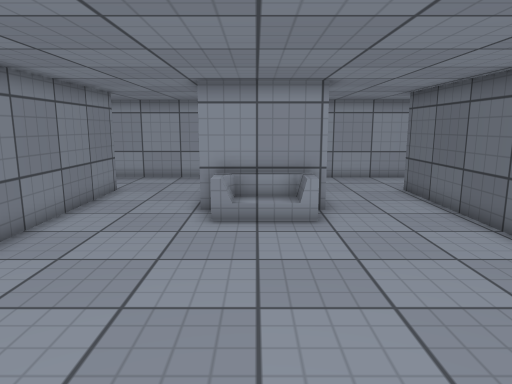
[1] (above)

16 first-person views from a walk through a scene from a Unity 3-D project. The camera is 1.3 m above the floor, tilts 10° down and sees 70° across. The floor is counted in squares, 0.5 m on a side. Each view is taken from the middle of a square. On the plan, view 1 faces up. The plan holds only what a view shows up to about 20 squares ahead; the rest is blank. The place goes on beyond the plan. The player character is not drawn. Surface patterns are stand-ins for the level's own textures.

[2]
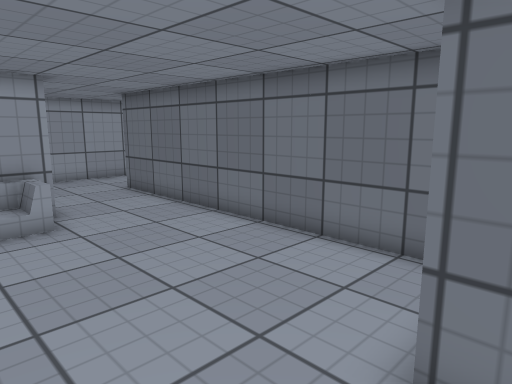

[3]
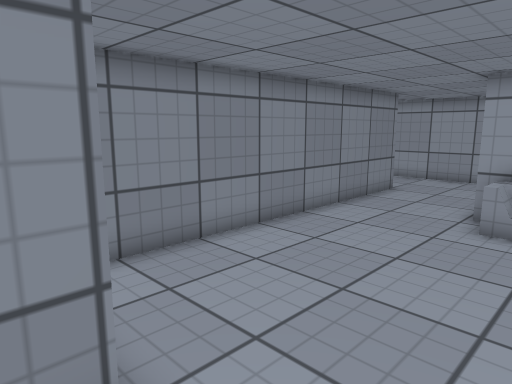

[4]
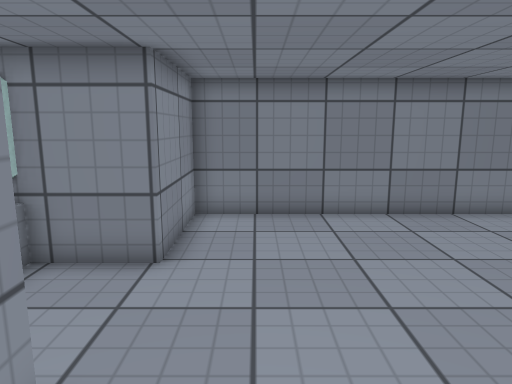

[5]
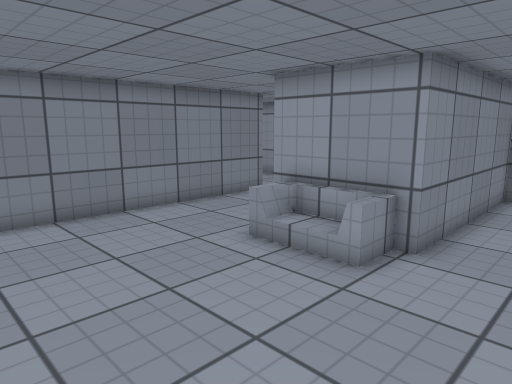

[6]
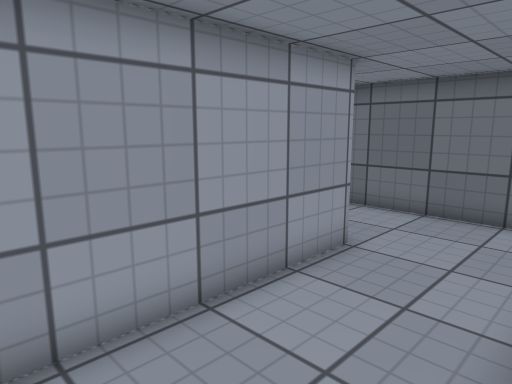

[7]
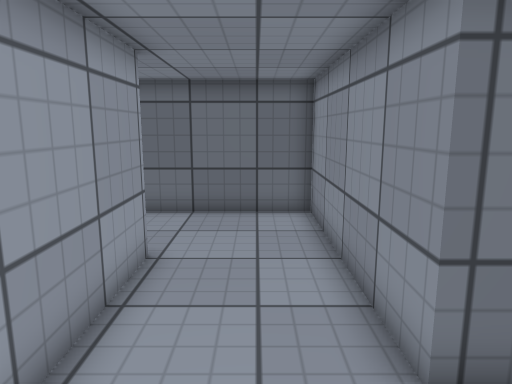

[8]
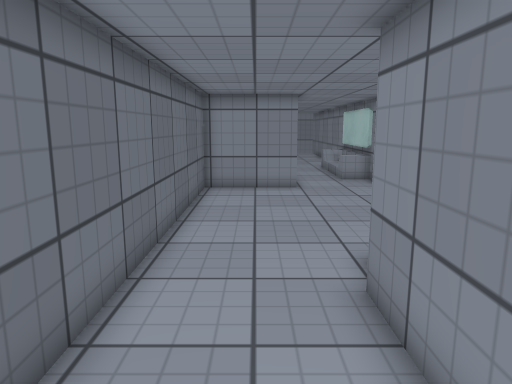

[9]
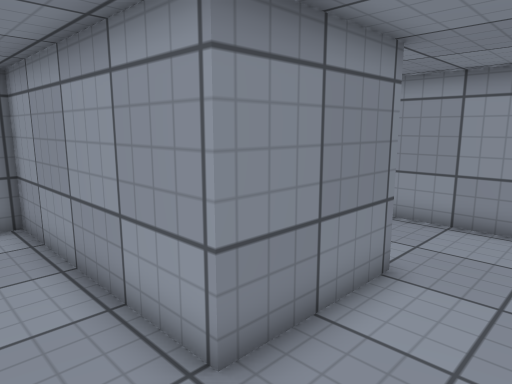

[10]
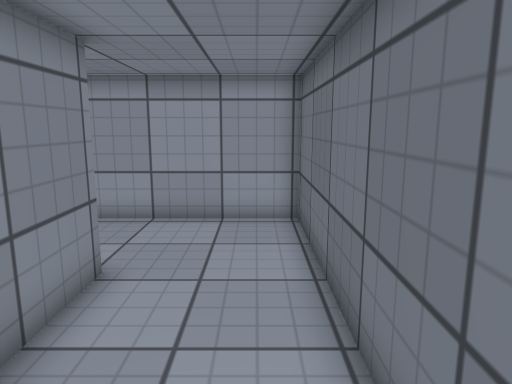

[11]
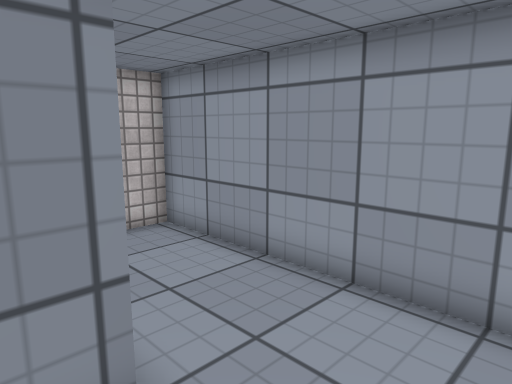

[12]
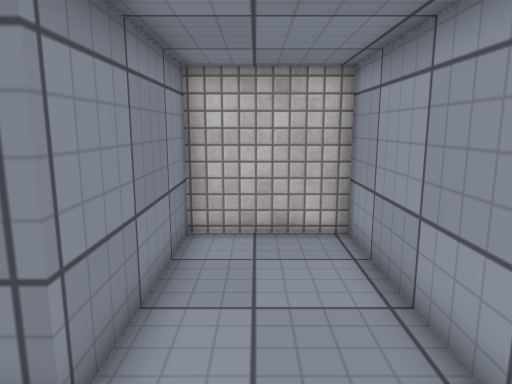

[13]
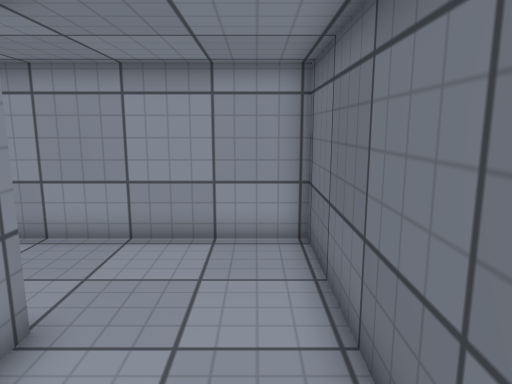

[14]
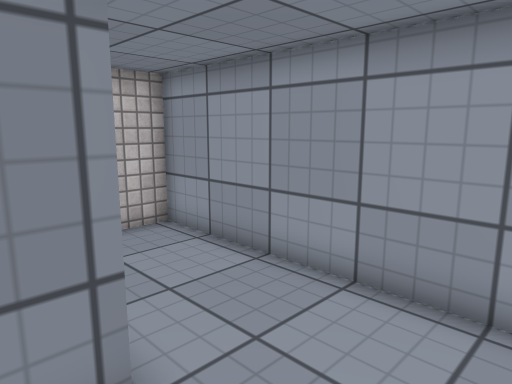

[15]
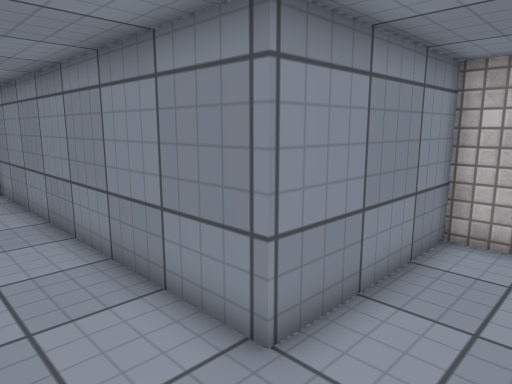

[16]
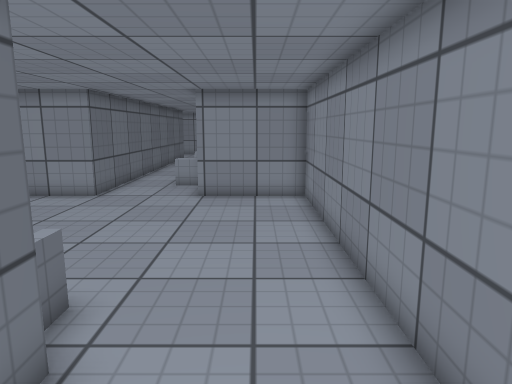

### Floor plan
Points are (right, up) in squares from view 1. A wall is a line through its corners. A room is listed if a view was taken in it or the views show most of it. See-through windows are left out.
Room 1 (views 1, 2, 3, 4, 5, 6, 7, 8, 9, 10, 11, 12, 13, 14, 15, 16)
walls: (-11.9, 16.1) (-11.9, 15.3) (-5.9, 15.3) (-5.9, 1.1) (-1.8, 1.1) (-1.8, -2.5); (2.2, -2.5) (2.2, 1.1) (6.3, 1.1) (6.3, 15.3) (14.2, 15.3) (14.2, 27.3) (4.2, 27.3) (4.2, 23.3) (10.2, 23.3) (10.2, 19.2) (2.2, 19.2) (2.2, 11.5) (-1.8, 11.5) (-1.8, 19.2) (-11.9, 19.2) (-11.9, 18)
low walls: (1.7, 11.5) (1.7, 10) (0.5, 10); (1.4, 10) (1.4, 11.1) (-0.8, 11.1) (-0.8, 10); (-0.7, 11.1) (-1, 10.5); (-0.5, 10) (-1.3, 10) (-1.3, 10.8); (-1.9, -1.4) (-0.4, -1.4) (-0.4, -2.4)

Where each view was taken, in squares from view 1:
view 1: 0 up, 0 right, facing up
view 2: 0 up, 1 left, facing up-right
view 3: 0 up, 1 right, facing up-left
view 4: 3 up, 5 right, facing left
view 5: 4 up, 5 right, facing up-left
view 6: 15 up, 3 right, facing up-right
view 7: 17 up, 3 right, facing right
view 8: 17 up, 4 right, facing down
view 9: 17 up, 13 right, facing up-left
view 10: 17 up, 13 right, facing up
view 11: 22 up, 13 right, facing up-left
view 12: 25 up, 13 right, facing left
view 13: 11 up, 3 left, facing up
view 14: 14 up, 3 left, facing up-left
view 15: 18 up, 3 left, facing down-left
view 16: 15 up, 4 left, facing down
